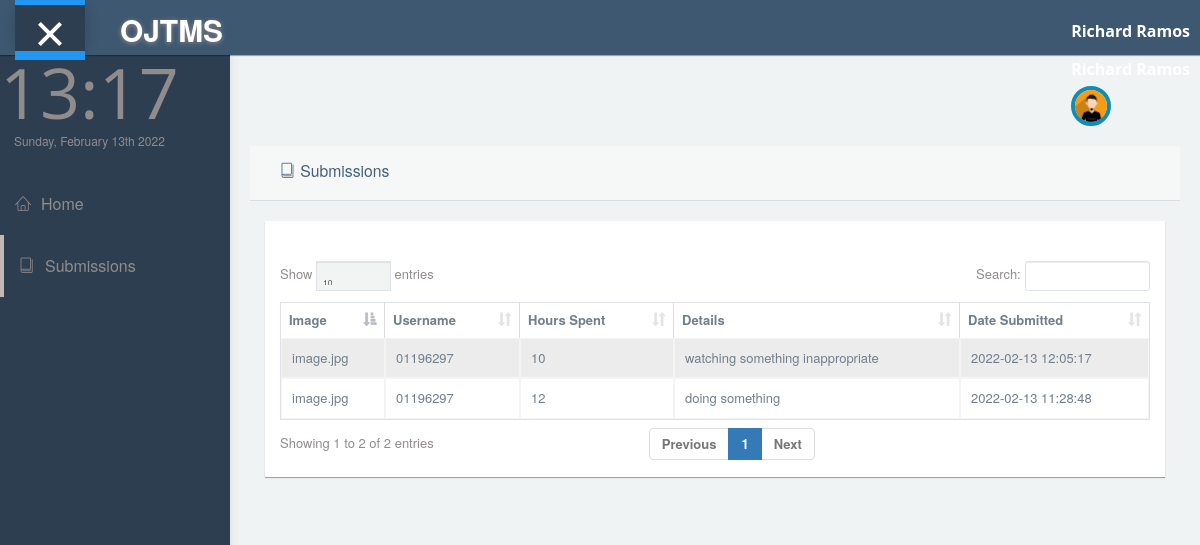
The app's page /students-submissions (signed in) with its own data.
### tables this page shows
CREATE TABLE subjects (
    id INTEGER PRIMARY KEY AUTOINCREMENT,
    user_name VARCHAR(15),
    first_name TEXT(49),
    last_name TEXT(49),
    details TEXT,
    hours_left int(10),
    date_submit TIMESTAMP NOT NULL DEFAULT CURRENT_TIMESTAMP
);

### app.py (the view)
@app.route('/students-submissions')
def submissions():
    symbol = session['user_name']
    conn = get_db_connection()
    posts = conn.execute('SELECT * FROM subjects WHERE user_name = ? ORDER BY date_submit DESC ',[symbol]).fetchall()
    conn.close()
    return render_template('student/submissions.html', posts=posts)

### app.py (called while the page is built)
def get_db_connection():
    conn = sqlite3.connect('database.db')
    conn.row_factory = sqlite3.Row
    return conn

### templates/student/submissions.html (shortened to what this page needs)
<!DOCTYPE html>
<html lang="en">
<head>
  <link rel="stylesheet" type="text/css" href="../static/css/bootstrap.min.css">
  <link rel="stylesheet" type="text/css" href="../assest/css/bootstrap.css">
  <link rel="stylesheet" type="text/css" href="../static/css/animate.min.css">
  <link rel="stylesheet" type="text/css" href="../static/linearicons/icons.css" />
  <link rel="stylesheet" type="text/css" href="../static/css/plugins/datatables.bootstrap.min.css" />
  <link rel="stylesheet" type="text/css" href="../static/css/plugins/simple-line-icons.css" />
  <link href="../static/css/style.css" rel="stylesheet">
</head>
<body id="mimin" class="dashboard">
  <nav class="navbar navbar-default header navbar-fixed-top" style="background-color: rgba(62,88,113);">
    <div class="col-md-12 nav-wrapper">
      <div class="navbar-header" style="width:100%;">
        <div class="opener-left-menu is-open" style="background-color: rgba(44,62,80);">
          <span class="bottom"></span>
        </div>
        <a href="dashboard.html" class="navbar-brand">
          <b>OJTMS</b>
        </a>
        <ul class="nav navbar-nav navbar-right user-nav">
        {% for post in posts %}
          <li class="user-name"><span>{{ post['first_name']~" "~post['last_name'] }}</span></li>
          {% endfor %}
          <li class="dropdown avatar-dropdown">
            <img src="../static/img/avatar.jpg" class="img-circle avatar" alt="user name" data-toggle="dropdown"
              aria-haspopup="true" aria-expanded="true" />
          </li>
        </ul>
      </div>
    </div>
  </nav>
  <div class="container-fluid mimin-wrapper">
    <div id="left-menu">
      <div class="sub-left-menu scroll" style="background-color: rgba(44,62,80);">
        <ul class="nav nav-list">
          <li class="time">
            <h1 class="animated fadeInLeft">21:00</h1>
            <p class="animated fadeInRight">Sat,June 1st 2021</p>
          </li>
          <li>
            <a href="{{url_for('student')}}">
              <span class="lnr lnr-home"></span>Home
            </a>
          </li>
          <li class="active">
            <a href="{{url_for('submissions')}}">
              <span class="lnr lnr-book"></span>Submissions
            </a>
          </li>
        </ul>
      </div>
    </div>
    <div id="content">
      <div class="col-md-12" style="padding:20px;">
        <div class="col-md-12 padding-0">
          <div class="col-md-12 padding-0">
            <div class="col-md-12 padding-0">
              <div class="panel box-shadow-none content-header">
                <div class="panel-body">
                  <div class="col-md-12">
                    <h3 class="animated fadeInLeft"><span class="lnr lnr-book"></span> Submissions</h3>
                  </div>
                </div>
              </div>
            </div>
            <div class="col-md-12 padding-0">
              <div class="col-md-12">
                <div class="panel box-v1 animated pulse">
                  <div class="panel-body">
                    <table id="datatables-example" class="table table-striped table-bordered" width="100%"
                      cellspacing="0">
                      <thead>
                        <tr>
                         <th>Image</th>
                         <th>Username</th>
                          <th>Hours Spent</th>
                          <th>Details</th>
                          <th>Date Submitted</th>
                        </tr>
                      </thead>
                      <tbody>
                        {% for post in posts %}
                        <tr>
                          <td>image.jpg</td>
                          <td>{{ post['user_name'] }}</td>
                          <td>{{ post['hours_left'] }}</td>
                          <td>{{ post['details'] }}</td>
                          <td>{{ post['date_submit'] }}</td>
                        {% endfor %}
                    </table>
                  </div>
                </div>
              </div>
            </div>
          </div>
        </div>
      </div>
    </div>
  </div>
</body>
</html>

### records on screen
subjects: first_name+last_name "Richard Ramos", user_name "01196297", hours_left "10", details "watching something inappropriate", date_submit "2022-02-13 12:05:17"
subjects: user_name "01196297", hours_left "12", details "doing something", date_submit "2022-02-13 11:28:48"
